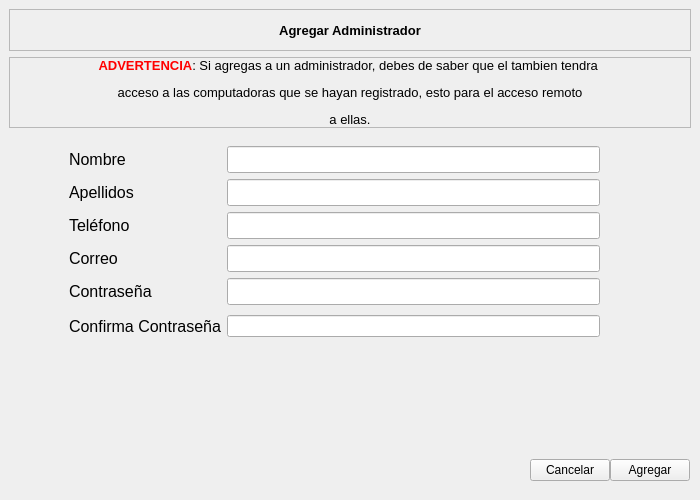
<?xml version="1.0" encoding="UTF-8"?>
<ui version="4.0">
 <class>AgregarAdmin</class>
 <widget class="QMainWindow" name="AgregarAdmin">
  <property name="geometry">
   <rect>
    <x>0</x>
    <y>0</y>
    <width>700</width>
    <height>500</height>
   </rect>
  </property>
  <property name="minimumSize">
   <size>
    <width>700</width>
    <height>500</height>
   </size>
  </property>
  <property name="maximumSize">
   <size>
    <width>700</width>
    <height>500</height>
   </size>
  </property>
  <property name="windowTitle">
   <string>MainWindow</string>
  </property>
  <widget class="QWidget" name="centralwidget">
   <layout class="QVBoxLayout" name="verticalLayout">
    <property name="spacing">
     <number>0</number>
    </property>
    <property name="leftMargin">
     <number>0</number>
    </property>
    <property name="topMargin">
     <number>0</number>
    </property>
    <property name="rightMargin">
     <number>0</number>
    </property>
    <property name="bottomMargin">
     <number>0</number>
    </property>
    <item>
     <widget class="QWidget" name="widget" native="true">
      <property name="maximumSize">
       <size>
        <width>16777215</width>
        <height>180</height>
       </size>
      </property>
      <property name="styleSheet">
       <string notr="true"/>
      </property>
      <layout class="QVBoxLayout" name="verticalLayout_2">
       <item>
        <widget class="QFrame" name="frame_2">
         <property name="maximumSize">
          <size>
           <width>16777215</width>
           <height>80</height>
          </size>
         </property>
         <property name="frameShape">
          <enum>QFrame::StyledPanel</enum>
         </property>
         <property name="frameShadow">
          <enum>QFrame::Raised</enum>
         </property>
         <layout class="QGridLayout" name="gridLayout">
          <property name="leftMargin">
           <number>0</number>
          </property>
          <property name="topMargin">
           <number>0</number>
          </property>
          <property name="rightMargin">
           <number>0</number>
          </property>
          <property name="bottomMargin">
           <number>0</number>
          </property>
          <property name="spacing">
           <number>0</number>
          </property>
          <item row="0" column="0">
           <widget class="QLabel" name="label">
            <property name="maximumSize">
             <size>
              <width>16777215</width>
              <height>50</height>
             </size>
            </property>
            <property name="font">
             <font>
              <pointsize>10</pointsize>
              <weight>75</weight>
              <bold>true</bold>
             </font>
            </property>
            <property name="text">
             <string>Agregar Administrador</string>
            </property>
            <property name="alignment">
             <set>Qt::AlignCenter</set>
            </property>
           </widget>
          </item>
         </layout>
        </widget>
       </item>
       <item>
        <widget class="QFrame" name="frame">
         <property name="maximumSize">
          <size>
           <width>16777215</width>
           <height>100</height>
          </size>
         </property>
         <property name="frameShape">
          <enum>QFrame::StyledPanel</enum>
         </property>
         <property name="frameShadow">
          <enum>QFrame::Raised</enum>
         </property>
         <layout class="QGridLayout" name="gridLayout_2">
          <property name="leftMargin">
           <number>0</number>
          </property>
          <property name="topMargin">
           <number>0</number>
          </property>
          <property name="rightMargin">
           <number>0</number>
          </property>
          <property name="bottomMargin">
           <number>0</number>
          </property>
          <property name="spacing">
           <number>0</number>
          </property>
          <item row="0" column="0">
           <widget class="QLabel" name="label_2">
            <property name="text">
             <string>&lt;html&gt;&lt;head/&gt;&lt;body&gt;&lt;p&gt;&lt;span style=&quot; font-size:10pt; font-weight:600; color:#ff0000;&quot;&gt;ADVERTENCIA&lt;/span&gt;&lt;span style=&quot; font-size:10pt;&quot;&gt;: Si agregas a un administrador, debes de saber que el tambien tendra &lt;/span&gt;&lt;/p&gt;&lt;p&gt;&lt;span style=&quot; font-size:10pt;&quot;&gt;acceso a las computadoras que se hayan registrado, esto para el acceso remoto&lt;/span&gt;&lt;/p&gt;&lt;p&gt;&lt;span style=&quot; font-size:10pt;&quot;&gt;a ellas.&lt;/span&gt;&lt;/p&gt;&lt;/body&gt;&lt;/html&gt;</string>
            </property>
            <property name="alignment">
             <set>Qt::AlignCenter</set>
            </property>
           </widget>
          </item>
         </layout>
        </widget>
       </item>
      </layout>
     </widget>
    </item>
    <item>
     <widget class="QWidget" name="widget_2" native="true">
      <property name="styleSheet">
       <string notr="true"/>
      </property>
      <layout class="QVBoxLayout" name="verticalLayout_3">
       <property name="spacing">
        <number>0</number>
       </property>
       <property name="leftMargin">
        <number>0</number>
       </property>
       <property name="topMargin">
        <number>0</number>
       </property>
       <property name="rightMargin">
        <number>0</number>
       </property>
       <property name="bottomMargin">
        <number>0</number>
       </property>
       <item>
        <widget class="QWidget" name="widget_3" native="true">
         <property name="styleSheet">
          <string notr="true"/>
         </property>
         <layout class="QGridLayout" name="gridLayout_3">
          <property name="leftMargin">
           <number>69</number>
          </property>
          <property name="rightMargin">
           <number>100</number>
          </property>
          <item row="2" column="2">
           <widget class="QLineEdit" name="telefono_admin_txt">
            <property name="font">
             <font>
              <pointsize>12</pointsize>
             </font>
            </property>
           </widget>
          </item>
          <item row="1" column="2">
           <widget class="QLineEdit" name="apellido_admin_txt">
            <property name="font">
             <font>
              <pointsize>12</pointsize>
             </font>
            </property>
           </widget>
          </item>
          <item row="4" column="2">
           <widget class="QLineEdit" name="password_admin_txt">
            <property name="font">
             <font>
              <pointsize>12</pointsize>
             </font>
            </property>
            <property name="echoMode">
             <enum>QLineEdit::Password</enum>
            </property>
           </widget>
          </item>
          <item row="0" column="2">
           <widget class="QLineEdit" name="nombre_admin_txt">
            <property name="font">
             <font>
              <pointsize>12</pointsize>
             </font>
            </property>
           </widget>
          </item>
          <item row="0" column="0">
           <widget class="QLabel" name="label_3">
            <property name="font">
             <font>
              <pointsize>12</pointsize>
             </font>
            </property>
            <property name="text">
             <string>Nombre</string>
            </property>
           </widget>
          </item>
          <item row="3" column="2">
           <widget class="QLineEdit" name="correo_admin_txt">
            <property name="font">
             <font>
              <pointsize>12</pointsize>
             </font>
            </property>
           </widget>
          </item>
          <item row="3" column="0">
           <widget class="QLabel" name="label_6">
            <property name="font">
             <font>
              <pointsize>12</pointsize>
             </font>
            </property>
            <property name="text">
             <string>Correo</string>
            </property>
           </widget>
          </item>
          <item row="1" column="0">
           <widget class="QLabel" name="label_4">
            <property name="font">
             <font>
              <pointsize>12</pointsize>
             </font>
            </property>
            <property name="text">
             <string>Apellidos</string>
            </property>
           </widget>
          </item>
          <item row="2" column="0">
           <widget class="QLabel" name="label_5">
            <property name="font">
             <font>
              <pointsize>12</pointsize>
             </font>
            </property>
            <property name="text">
             <string>Teléfono</string>
            </property>
           </widget>
          </item>
          <item row="4" column="0">
           <widget class="QLabel" name="label_11">
            <property name="font">
             <font>
              <pointsize>12</pointsize>
             </font>
            </property>
            <property name="text">
             <string>Contraseña</string>
            </property>
           </widget>
          </item>
          <item row="5" column="2">
           <widget class="QLineEdit" name="confirma_contrasenia_btn">
            <property name="echoMode">
             <enum>QLineEdit::PasswordEchoOnEdit</enum>
            </property>
           </widget>
          </item>
          <item row="5" column="0">
           <widget class="QLabel" name="label_7">
            <property name="minimumSize">
             <size>
              <width>0</width>
              <height>30</height>
             </size>
            </property>
            <property name="font">
             <font>
              <pointsize>12</pointsize>
             </font>
            </property>
            <property name="text">
             <string>Confirma Contraseña</string>
            </property>
           </widget>
          </item>
         </layout>
        </widget>
       </item>
       <item alignment="Qt::AlignRight">
        <widget class="QWidget" name="widget_4" native="true">
         <property name="minimumSize">
          <size>
           <width>0</width>
           <height>150</height>
          </size>
         </property>
         <property name="maximumSize">
          <size>
           <width>16777215</width>
           <height>150</height>
          </size>
         </property>
         <property name="styleSheet">
          <string notr="true"/>
         </property>
         <layout class="QHBoxLayout" name="horizontalLayout">
          <property name="spacing">
           <number>0</number>
          </property>
          <property name="leftMargin">
           <number>0</number>
          </property>
          <property name="topMargin">
           <number>90</number>
          </property>
          <property name="rightMargin">
           <number>10</number>
          </property>
          <property name="bottomMargin">
           <number>0</number>
          </property>
          <item>
           <widget class="QPushButton" name="cancelar_admin_btn">
            <property name="text">
             <string>Cancelar</string>
            </property>
           </widget>
          </item>
          <item>
           <widget class="QPushButton" name="agregar_admin_btn">
            <property name="text">
             <string>Agregar</string>
            </property>
           </widget>
          </item>
         </layout>
        </widget>
       </item>
      </layout>
     </widget>
    </item>
   </layout>
  </widget>
 </widget>
 <resources/>
 <connections/>
</ui>
